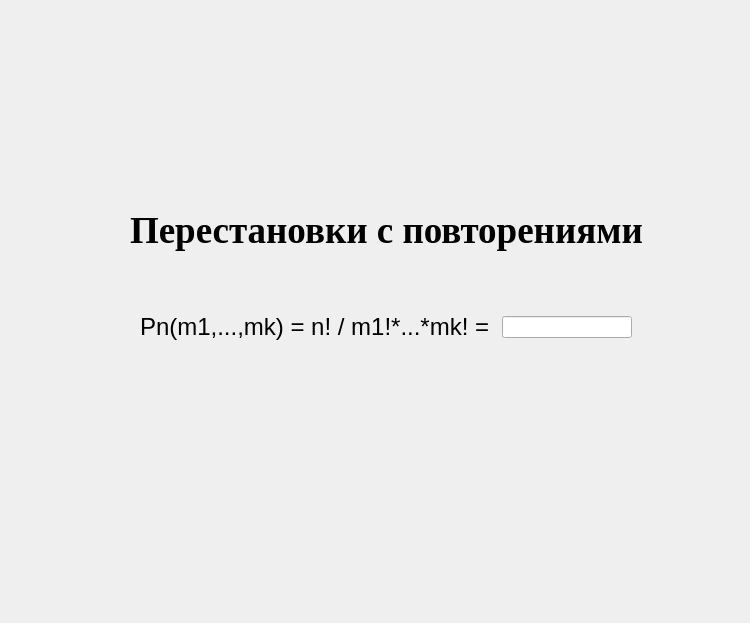
<?xml version="1.0" encoding="UTF-8"?>
<ui version="4.0">
 <class>Dialog</class>
 <widget class="QDialog" name="Dialog">
  <property name="geometry">
   <rect>
    <x>0</x>
    <y>0</y>
    <width>750</width>
    <height>623</height>
   </rect>
  </property>
  <property name="windowTitle">
   <string>Dialog</string>
  </property>
  <widget class="QLabel" name="label">
   <property name="geometry">
    <rect>
     <x>130</x>
     <y>210</y>
     <width>513</width>
     <height>41</height>
    </rect>
   </property>
   <property name="font">
    <font>
     <family>Times New Roman</family>
     <pointsize>28</pointsize>
     <bold>true</bold>
    </font>
   </property>
   <property name="text">
    <string>Перестановки с повторениями</string>
   </property>
  </widget>
  <widget class="QWidget" name="">
   <property name="geometry">
    <rect>
     <x>140</x>
     <y>310</y>
     <width>492</width>
     <height>34</height>
    </rect>
   </property>
   <layout class="QHBoxLayout" name="horizontalLayout">
    <item>
     <widget class="QLabel" name="label_2">
      <property name="font">
       <font>
        <pointsize>18</pointsize>
       </font>
      </property>
      <property name="text">
       <string>Pn(m1,...,mk) = n! / m1!*...*mk! = </string>
      </property>
     </widget>
    </item>
    <item>
     <widget class="QLineEdit" name="Permutations_repetitions_answer"/>
    </item>
   </layout>
  </widget>
 </widget>
 <resources/>
 <connections/>
</ui>
